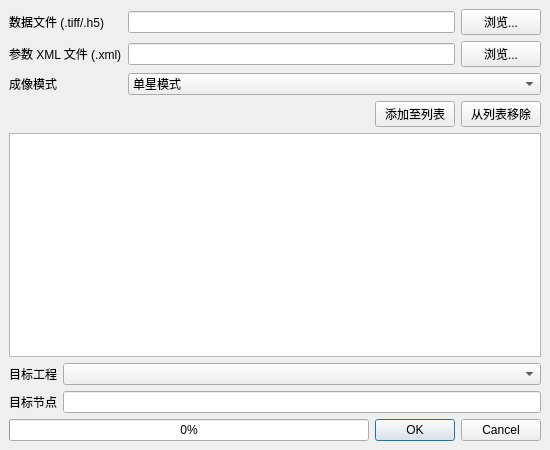
<?xml version="1.0" encoding="UTF-8"?>
<ui version="4.0">
 <class>ImportHtht</class>
 <widget class="QWidget" name="ImportHtht">
  <property name="geometry">
   <rect>
    <x>0</x>
    <y>0</y>
    <width>550</width>
    <height>450</height>
   </rect>
  </property>
  <property name="windowTitle">
   <string>导入宏图一号数据</string>
  </property>
  <property name="windowIcon">
   <iconset resource="../resources/SatExplorer.qrc">
    <normaloff>:/SatExplorer/icon/InSARapp.ico</normaloff>:/SatExplorer/icon/InSARapp.ico</iconset>
  </property>
  <layout class="QVBoxLayout" name="verticalLayout">
   <property name="spacing">
    <number>6</number>
   </property>
   <property name="leftMargin">
    <number>9</number>
   </property>
   <property name="topMargin">
    <number>9</number>
   </property>
   <property name="rightMargin">
    <number>9</number>
   </property>
   <property name="bottomMargin">
    <number>9</number>
   </property>
   <item>
    <layout class="QFormLayout" name="formLayout_input">
     <item row="0" column="0">
      <widget class="QLabel" name="label_data_file">
       <property name="text">
        <string>数据文件 (.tiff/.h5)</string>
       </property>
      </widget>
     </item>
     <item row="0" column="1">
      <layout class="QHBoxLayout" name="horizontalLayout_data">
       <item>
        <widget class="QLineEdit" name="lineEdit_data_file"/>
       </item>
       <item>
        <widget class="QPushButton" name="pushButton_data_browse">
         <property name="text">
          <string>浏览...</string>
         </property>
        </widget>
       </item>
      </layout>
     </item>
     <item row="1" column="0">
      <widget class="QLabel" name="label_xml_file">
       <property name="text">
        <string>参数 XML 文件 (.xml)</string>
       </property>
      </widget>
     </item>
     <item row="1" column="1">
      <layout class="QHBoxLayout" name="horizontalLayout_xml">
       <item>
        <widget class="QLineEdit" name="lineEdit_xml_file"/>
       </item>
       <item>
        <widget class="QPushButton" name="pushButton_xml_browse">
         <property name="text">
          <string>浏览...</string>
         </property>
        </widget>
       </item>
      </layout>
     </item>
     <item row="2" column="0">
      <widget class="QLabel" name="label_mode">
       <property name="text">
        <string>成像模式</string>
       </property>
      </widget>
     </item>
     <item row="2" column="1">
      <widget class="QComboBox" name="comboBox_mode">
       <item>
        <property name="text">
         <string>单星模式</string>
        </property>
       </item>
       <item>
        <property name="text">
         <string>多星干涉模式</string>
        </property>
       </item>
      </widget>
     </item>
    </layout>
   </item>
   <item>
    <layout class="QHBoxLayout" name="horizontalLayout_add_remove">
     <item>
      <spacer name="horizontalSpacer">
       <property name="orientation">
        <enum>Qt::Horizontal</enum>
       </property>
       <property name="sizeHint" stdset="0">
        <size>
         <width>40</width>
         <height>20</height>
        </size>
       </property>
      </spacer>
     </item>
     <item>
      <widget class="QPushButton" name="pushButton_add">
       <property name="text">
        <string>添加至列表</string>
       </property>
      </widget>
     </item>
     <item>
      <widget class="QPushButton" name="pushButton_remove">
       <property name="text">
        <string>从列表移除</string>
       </property>
      </widget>
     </item>
    </layout>
   </item>
   <item>
    <widget class="QListWidget" name="listWidget"/>
   </item>
   <item>
    <layout class="QFormLayout" name="formLayout_project">
     <item row="0" column="0">
      <widget class="QLabel" name="label_project">
       <property name="text">
        <string>目标工程</string>
       </property>
      </widget>
     </item>
     <item row="0" column="1">
      <widget class="QComboBox" name="comboBox_dst_project"/>
     </item>
     <item row="1" column="0">
      <widget class="QLabel" name="label_node">
       <property name="text">
        <string>目标节点</string>
       </property>
      </widget>
     </item>
     <item row="1" column="1">
      <widget class="QLineEdit" name="lineEdit_dst_node"/>
     </item>
    </layout>
   </item>
   <item>
    <layout class="QHBoxLayout" name="horizontalLayout_progress" stretch="7,3">
     <item>
      <widget class="QProgressBar" name="progressBar">
       <property name="value">
        <number>0</number>
       </property>
      </widget>
     </item>
     <item>
      <widget class="QDialogButtonBox" name="buttonBox">
       <property name="standardButtons">
        <set>QDialogButtonBox::Cancel|QDialogButtonBox::Ok</set>
       </property>
      </widget>
     </item>
    </layout>
   </item>
  </layout>
 </widget>
 <resources>
  <include location="../resources/SatExplorer.qrc"/>
 </resources>
 <connections/>
</ui>
